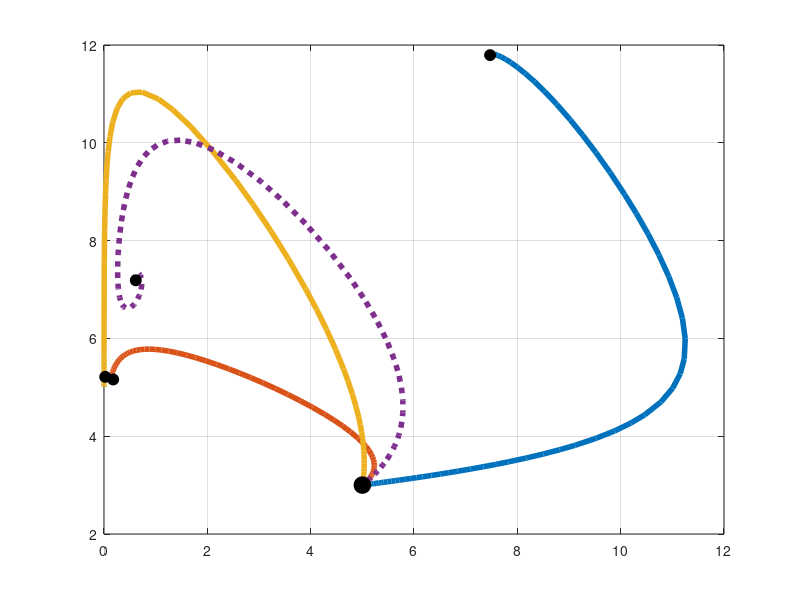

Write MATLAB code to recreate this figure. (Note: this script raises an error after producing the figure.)
% 

clc
clear
close all

    % Parameters
% Reproduction rates
r_B = .044;
r_S = 5;

% Carry capacity
K_B = 5;
K_S = 15;

% Initial populations
S_o = 5;
B_o = 3;

% Time duration starting at 1990.
t=[0 250];

% Reproduction function parameters
c = .0001;
T_opt = 12.5; % Celsius

% Temperature function parameters
r_T = 0.08;
b_T = 9.54;


    % Functions
% Temperature function
% T=@(t) r_T * t + b_T;
T = 12.5;

% Reproduction function
R =@(T) log( .32*r_S / ( 1 + c*(T - T_opt)^4 ) );
r = R(T);


% ============================================================

% ============================================================
% Interaction parameters
cMat = [0.02, .008; 0.09, .008; 0.09, .082; 0.0627, .0313];
styles = ['-',"--",':','-.'];

for i = 1:4
    % Bear ODE
    dB =@(y) r_B.*y(2).*(1 - ( y(2)./K_B ) ) + cMat(i,2).*y(2).*y(1);
    
    % Salmon ODE
    % dS =@(t,y) (R(t)-d).*s.*(1-s/k);
    dS =@(t,y) r .* y(1)*( 1 - ( y(1)./K_S ) ) - cMat(i,1).*y(2).*y(1);
    
    % System of ODE function
    MODEL = @(t,y) [dS(t,y); dB(y)];

    [t,Y] = ode45(MODEL, t, [S_o, B_o]);

    % Creates vector field
    figure(2)
    plot(Y(:,1),Y(:,2),'LineWidth',4,'LineStyle',styles(i))
    hold on

end
for i = 1:4
    % Critical Points
    x_crit = (r*r_B/K_B - cMat(i,1)*r_B) / (cMat(i,1)*cMat(i,2) + (r/K_S)*(r_B/K_B));
    y_crit = (r*cMat(i,2) + r/K_S*r_B) / (cMat(i,1)*cMat(i,2) + (r/K_S)*(r_B/K_B));
    
    plot(x_crit,y_crit,'ko','MarkerSize',8,'MarkerFaceColor','k')
    hold on
end
plot(S_o,B_o,'ko','MarkerSize',12,'MarkerFaceColor','k')
grid on
ax = gca;
ax.GridAlpha = 1;
set(gca,"FontSize",20)
grid minor
ax.MinorGridAlpha = 1;
xlim([0,12]);
ylim([2,13]);
xlabel('x (Salmon)', 'FontSize', 25)
ylabel('y (Bears)', 'FontSize', 25)
title('Solutions For The Autonomous Model', 'FontSize', 25)
legend('$(0.02,\;0.008)$', '$(0.09,\;0.008)$', '$(0.09,\;0.082)$',...
    '$(0.0627,\;0.0313)$',...
    'Interpreter', 'Latex', 'FontSize', 20, 'Location', 'NorthEast')



